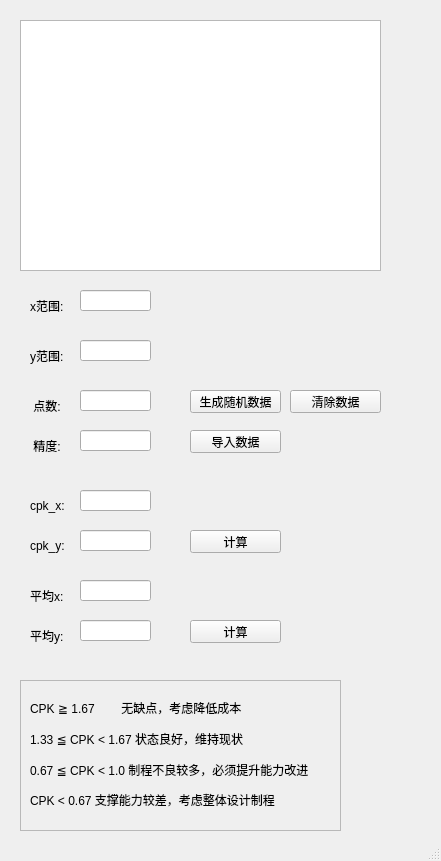
<?xml version="1.0" encoding="UTF-8"?>
<ui version="4.0">
 <class>MainWindow</class>
 <widget class="QMainWindow" name="MainWindow">
  <property name="geometry">
   <rect>
    <x>0</x>
    <y>0</y>
    <width>441</width>
    <height>861</height>
   </rect>
  </property>
  <property name="windowTitle">
   <string>cpl计算工具</string>
  </property>
  <widget class="QWidget" name="centralwidget">
   <widget class="QTableWidget" name="tableWidget">
    <property name="geometry">
     <rect>
      <x>20</x>
      <y>20</y>
      <width>361</width>
      <height>251</height>
     </rect>
    </property>
   </widget>
   <widget class="QLabel" name="label_1">
    <property name="geometry">
     <rect>
      <x>30</x>
      <y>290</y>
      <width>41</width>
      <height>31</height>
     </rect>
    </property>
    <property name="text">
     <string>x范围:</string>
    </property>
   </widget>
   <widget class="QLineEdit" name="lineEdit_x">
    <property name="geometry">
     <rect>
      <x>80</x>
      <y>290</y>
      <width>71</width>
      <height>21</height>
     </rect>
    </property>
   </widget>
   <widget class="QLineEdit" name="lineEdit_y">
    <property name="geometry">
     <rect>
      <x>80</x>
      <y>340</y>
      <width>71</width>
      <height>21</height>
     </rect>
    </property>
   </widget>
   <widget class="QLabel" name="label_3">
    <property name="geometry">
     <rect>
      <x>30</x>
      <y>390</y>
      <width>41</width>
      <height>31</height>
     </rect>
    </property>
    <property name="text">
     <string> 点数:</string>
    </property>
   </widget>
   <widget class="QLineEdit" name="lineEdit_count">
    <property name="geometry">
     <rect>
      <x>80</x>
      <y>390</y>
      <width>71</width>
      <height>21</height>
     </rect>
    </property>
   </widget>
   <widget class="QLineEdit" name="lineEdit_4">
    <property name="geometry">
     <rect>
      <x>80</x>
      <y>430</y>
      <width>71</width>
      <height>21</height>
     </rect>
    </property>
   </widget>
   <widget class="QLabel" name="label_4">
    <property name="geometry">
     <rect>
      <x>30</x>
      <y>430</y>
      <width>41</width>
      <height>31</height>
     </rect>
    </property>
    <property name="text">
     <string> 精度:</string>
    </property>
   </widget>
   <widget class="QPushButton" name="pushButton">
    <property name="geometry">
     <rect>
      <x>190</x>
      <y>390</y>
      <width>91</width>
      <height>23</height>
     </rect>
    </property>
    <property name="text">
     <string>生成随机数据</string>
    </property>
   </widget>
   <widget class="QPushButton" name="pushButton_2">
    <property name="geometry">
     <rect>
      <x>190</x>
      <y>430</y>
      <width>91</width>
      <height>23</height>
     </rect>
    </property>
    <property name="text">
     <string>导入数据</string>
    </property>
   </widget>
   <widget class="QPushButton" name="pushButton_3">
    <property name="geometry">
     <rect>
      <x>290</x>
      <y>390</y>
      <width>91</width>
      <height>23</height>
     </rect>
    </property>
    <property name="text">
     <string>清除数据</string>
    </property>
   </widget>
   <widget class="QLabel" name="label_5">
    <property name="geometry">
     <rect>
      <x>30</x>
      <y>530</y>
      <width>41</width>
      <height>31</height>
     </rect>
    </property>
    <property name="text">
     <string>cpk_y:</string>
    </property>
   </widget>
   <widget class="QLineEdit" name="lineEdit_count_2">
    <property name="geometry">
     <rect>
      <x>80</x>
      <y>490</y>
      <width>71</width>
      <height>21</height>
     </rect>
    </property>
   </widget>
   <widget class="QLineEdit" name="lineEdit_5">
    <property name="geometry">
     <rect>
      <x>80</x>
      <y>530</y>
      <width>71</width>
      <height>21</height>
     </rect>
    </property>
   </widget>
   <widget class="QLabel" name="label_6">
    <property name="geometry">
     <rect>
      <x>30</x>
      <y>490</y>
      <width>41</width>
      <height>31</height>
     </rect>
    </property>
    <property name="text">
     <string>cpk_x:</string>
    </property>
   </widget>
   <widget class="QLabel" name="label_7">
    <property name="geometry">
     <rect>
      <x>30</x>
      <y>620</y>
      <width>41</width>
      <height>31</height>
     </rect>
    </property>
    <property name="text">
     <string>平均y:</string>
    </property>
   </widget>
   <widget class="QLabel" name="label_8">
    <property name="geometry">
     <rect>
      <x>30</x>
      <y>580</y>
      <width>41</width>
      <height>31</height>
     </rect>
    </property>
    <property name="text">
     <string>平均x:</string>
    </property>
   </widget>
   <widget class="QLineEdit" name="lineEdit_6">
    <property name="geometry">
     <rect>
      <x>80</x>
      <y>620</y>
      <width>71</width>
      <height>21</height>
     </rect>
    </property>
   </widget>
   <widget class="QLineEdit" name="lineEdit_count_3">
    <property name="geometry">
     <rect>
      <x>80</x>
      <y>580</y>
      <width>71</width>
      <height>21</height>
     </rect>
    </property>
   </widget>
   <widget class="QPushButton" name="pushButton_4">
    <property name="geometry">
     <rect>
      <x>190</x>
      <y>530</y>
      <width>91</width>
      <height>23</height>
     </rect>
    </property>
    <property name="text">
     <string>计算</string>
    </property>
   </widget>
   <widget class="QPushButton" name="pushButton_5">
    <property name="geometry">
     <rect>
      <x>190</x>
      <y>620</y>
      <width>91</width>
      <height>23</height>
     </rect>
    </property>
    <property name="text">
     <string>计算</string>
    </property>
   </widget>
   <widget class="QFrame" name="frame_4">
    <property name="geometry">
     <rect>
      <x>20</x>
      <y>680</y>
      <width>321</width>
      <height>151</height>
     </rect>
    </property>
    <property name="frameShape">
     <enum>QFrame::StyledPanel</enum>
    </property>
    <property name="frameShadow">
     <enum>QFrame::Raised</enum>
    </property>
    <widget class="QLabel" name="label">
     <property name="geometry">
      <rect>
       <x>10</x>
       <y>20</y>
       <width>281</width>
       <height>16</height>
      </rect>
     </property>
     <property name="text">
      <string>CPK ≧ 1.67        无缺点，考虑降低成本</string>
     </property>
    </widget>
    <widget class="QLabel" name="label_9">
     <property name="geometry">
      <rect>
       <x>10</x>
       <y>50</y>
       <width>281</width>
       <height>16</height>
      </rect>
     </property>
     <property name="text">
      <string>1.33 ≦ CPK &lt; 1.67    状态良好，维持现状</string>
     </property>
    </widget>
    <widget class="QLabel" name="label_10">
     <property name="geometry">
      <rect>
       <x>10</x>
       <y>80</y>
       <width>311</width>
       <height>21</height>
      </rect>
     </property>
     <property name="text">
      <string>0.67 ≦ CPK &lt; 1.0      制程不良较多，必须提升能力改进</string>
     </property>
    </widget>
    <widget class="QLabel" name="label_11">
     <property name="geometry">
      <rect>
       <x>10</x>
       <y>110</y>
       <width>311</width>
       <height>21</height>
      </rect>
     </property>
     <property name="text">
      <string>CPK &lt; 0.67              支撑能力较差，考虑整体设计制程</string>
     </property>
    </widget>
   </widget>
   <widget class="QLabel" name="label_2">
    <property name="geometry">
     <rect>
      <x>30</x>
      <y>340</y>
      <width>41</width>
      <height>31</height>
     </rect>
    </property>
    <property name="text">
     <string>y范围:</string>
    </property>
   </widget>
  </widget>
  <widget class="QMenuBar" name="menubar">
   <property name="geometry">
    <rect>
     <x>0</x>
     <y>0</y>
     <width>441</width>
     <height>21</height>
    </rect>
   </property>
  </widget>
  <widget class="QStatusBar" name="statusbar"/>
 </widget>
 <resources/>
 <connections/>
</ui>
